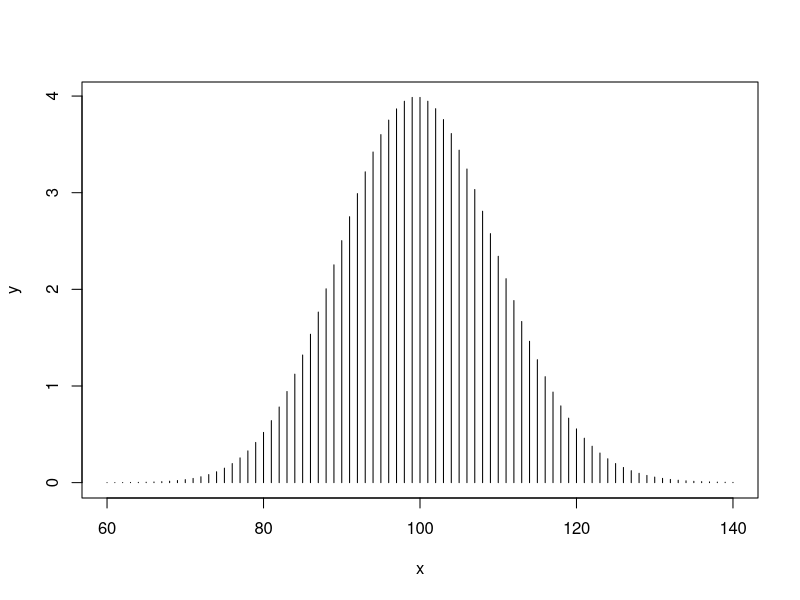

The R script that drew this image:
#poisson spike distribution

r = 100 #success rate, firing rate
dt = 0.001 #1ms
rdt = r * dt
x = seq(60,140) # N trials displayed
y = runif(length(x)) # initialization of y

for (i in 1:length(x)){
  #y[i] = ((rdt**x[i]) * exp(-rdt) / factorial(x[i])) * 100
  y[i] = ((r**x[i]) * exp(-r) / factorial(x[i])) * 100
  #y[i] = dpois(x[i], r) * 100
}

plot(x,y, "h")

